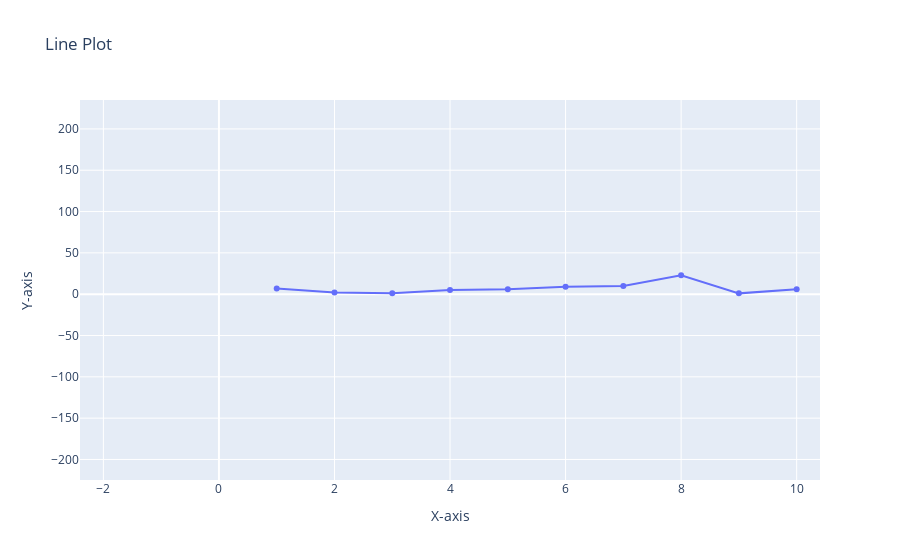

Notebook code for this chart:
### Code cell
fig = pgo.Figure(pgo.Scatter(x = x , y =y))            #pgo.Figure() -- to create the figure/plot
                                                       #used pgo.
fig.update_layout(title = "Line Plot", xaxis_title = "X-axis", yaxis_title = "Y-axis")

### Figure 1 — Plotly figure (JSON) as saved in the notebook; plotly's stock layout.template omitted (floating-point values rounded to 4 significant figures)
{"data": [{"type": "scatter", "x": [1, 2, 3, 4, 5, 6, 7, 8, 9, 10], "y": [7, 2, 1, 5, 6, 9, 10, 23, 1, 6]}], "layout": {"autosize": true, "title": {"text": "Line Plot"}, "xaxis": {"autorange": false, "range": [-2.405, 10.4], "title": {"text": "X-axis"}, "type": "linear"}, "yaxis": {"autorange": false, "range": [-224.8, 235.0], "title": {"text": "Y-axis"}, "type": "linear"}}}
